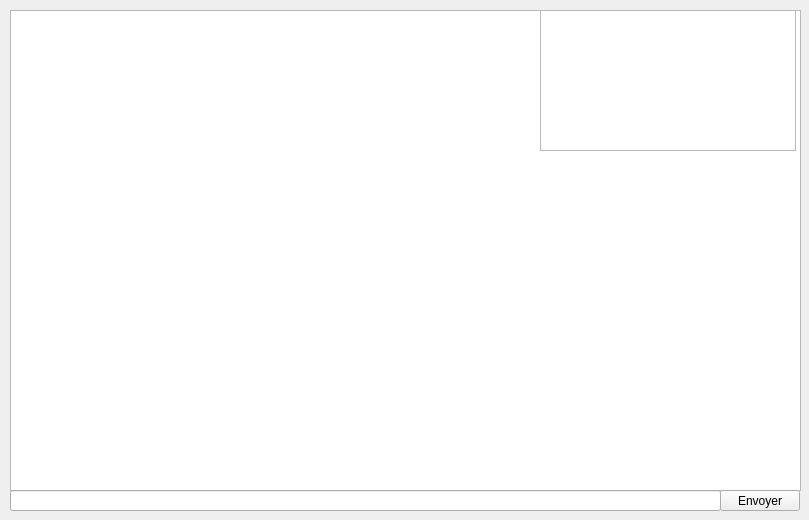
<?xml version="1.0" encoding="UTF-8"?>
<ui version="4.0">
 <class>MainWindow</class>
 <widget class="QMainWindow" name="MainWindow">
  <property name="geometry">
   <rect>
    <x>0</x>
    <y>0</y>
    <width>809</width>
    <height>520</height>
   </rect>
  </property>
  <property name="windowTitle">
   <string>MainWindow</string>
  </property>
  <widget class="QWidget" name="centralWidget">
   <widget class="QListWidget" name="listWidgetState">
    <property name="geometry">
     <rect>
      <x>540</x>
      <y>10</y>
      <width>256</width>
      <height>141</height>
     </rect>
    </property>
   </widget>
   <widget class="QListWidget" name="listWidgetMessage">
    <property name="geometry">
     <rect>
      <x>10</x>
      <y>10</y>
      <width>791</width>
      <height>481</height>
     </rect>
    </property>
   </widget>
   <widget class="QLineEdit" name="lineEditMessage">
    <property name="geometry">
     <rect>
      <x>10</x>
      <y>490</y>
      <width>711</width>
      <height>21</height>
     </rect>
    </property>
   </widget>
   <widget class="QPushButton" name="pushButtonSend">
    <property name="geometry">
     <rect>
      <x>720</x>
      <y>490</y>
      <width>80</width>
      <height>21</height>
     </rect>
    </property>
    <property name="text">
     <string>Envoyer</string>
    </property>
   </widget>
   <zorder>listWidgetMessage</zorder>
   <zorder>listWidgetState</zorder>
   <zorder>lineEditMessage</zorder>
   <zorder>pushButtonSend</zorder>
  </widget>
 </widget>
 <layoutdefault spacing="6" margin="11"/>
 <resources/>
 <connections/>
</ui>
